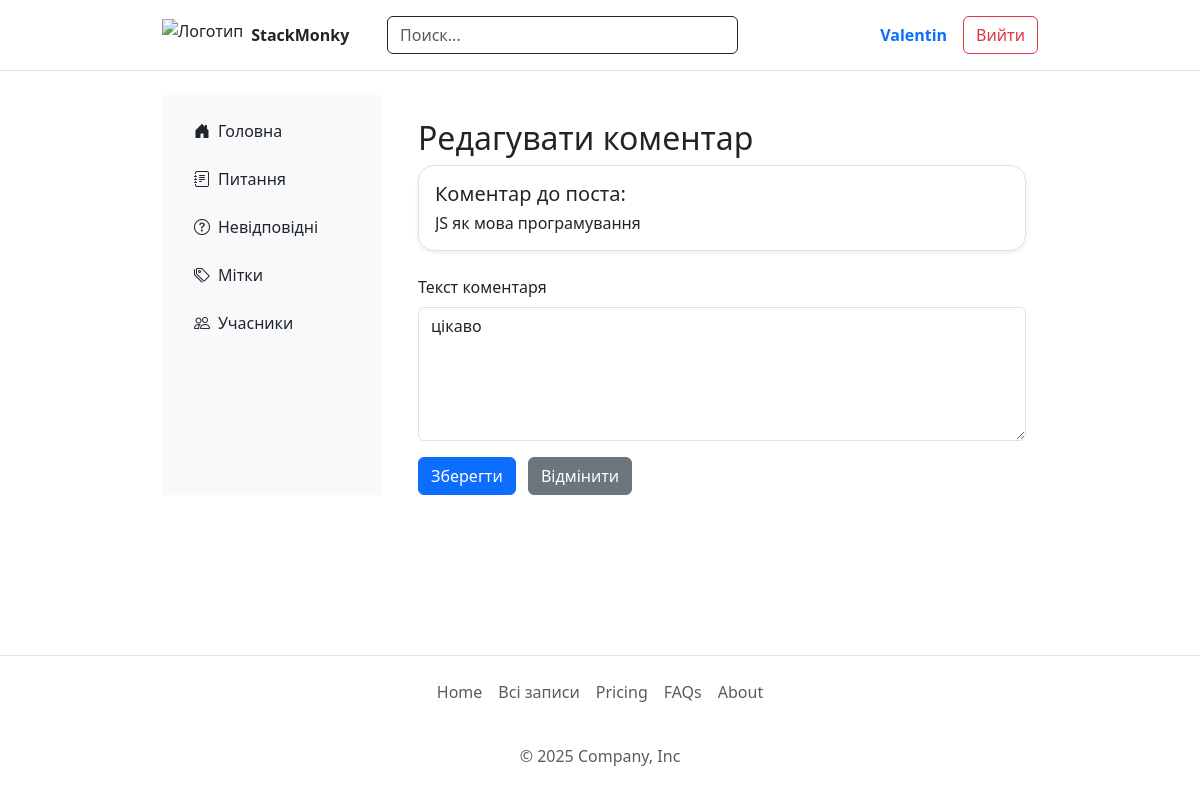
The page /comment/1/edit (signed in) on the database its author committed.
### main/models.py (models this page shows, shortened)
class User(db.Model, UserMixin):
    id = db.Column(db.Integer, primary_key=True)
    about = db.Column(db.Text, default='', nullable=False)
    username = db.Column(db.String(64), unique=True, nullable=False)
    email = db.Column(db.String(120), unique=True, nullable=False)
    password_hash = db.Column(db.String(128), nullable=False)
    is_admin = db.Column(db.Boolean, default=False)
    avatar_url = db.Column(db.String(255), default='default_avatar.png')
    preferred_lang = db.Column(db.String(10), default='uk', nullable=False)
    description = db.Column(db.Text, default='', nullable=False)
    last_seen = db.Column(db.DateTime, default=datetime.utcnow)
    is_online = db.Column(db.Boolean, default=False)
    reputation = db.Column(db.Integer, default=0)
    discord = db.Column(db.String(100), nullable=True)
    location = db.Column(db.String(100), nullable=True)
    membership_duration = db.Column(db.String(100), nullable=True)  # Например, "7 лет 9 месяцев"
    about_section = db.Column(db.Text, default='', nullable=True)   # Блок "о себе"
    welcome_section = db.Column(db.Text, default='', nullable=True) # Приветственный текст
    comment_votes = db.relationship('CommentVote', back_populates='user', cascade='all, delete-orphan')

class Post(db.Model):
    id = db.Column(db.Integer, primary_key=True)
    title = db.Column(db.String(100), nullable=False)
    text = db.Column(db.Text, nullable=False)
    likes = db.Column(db.Integer, default=0)
    dislikes = db.Column(db.Integer, default=0)
    votes = db.Column(db.Integer, default=0)
    created_at = db.Column(db.DateTime, default=datetime.utcnow)
    tags = db.relationship('Tag', secondary='post_tags', back_populates='posts')
    views = db.Column(db.Integer, default=0)
    image_filename = db.Column(db.String(255))
    author_id = db.Column(db.Integer, db.ForeignKey('user.id'))
    author = db.relationship('User', backref='posts')
    comments = db.relationship('Comment', back_populates='post', lazy=True, overlaps="comments,post")

class Comment(db.Model):
    __tablename__ = 'comment'
    id = db.Column(db.Integer, primary_key=True)
    text = db.Column(db.Text, nullable=False)
    created_at = db.Column(db.DateTime, default=datetime.utcnow, nullable=False)
    post_id = db.Column(db.Integer, db.ForeignKey('post.id'), nullable=False)
    user_id = db.Column(db.Integer, db.ForeignKey('user.id'), nullable=False)
    user = db.relationship('User', backref='comments')
    post = db.relationship('Post', back_populates='comments', overlaps="comments,post")
    votes = db.relationship('CommentVote', back_populates='comment', cascade='all, delete-orphan')

### main/routes/main_routes.py (the view)
@main_bp.route('/comment/<int:comment_id>/edit', methods=['GET', 'POST'])
@login_required
def edit_comment(comment_id):
    comment = Comment.query.get_or_404(comment_id)
    if comment.user_id != current_user.id:
        flash('У вас немає прав редагувати цей коментар.', 'danger')
        return redirect(url_for('main.post_detail', post_id=comment.post_id))
    form = EditCommentForm()
    if form.validate_on_submit():
        comment.text = form.text.data
        db.session.commit()
        flash('Коментар успішно оновлено.', 'success')
        return redirect(url_for('main.user_activity', user_id=current_user.id))
    elif request.method == 'GET':
        form.text.data = comment.text
    return render_template('edit_comment.html', form=form, comment=comment)

### main/forms.py
class EditCommentForm(FlaskForm):
    text = TextAreaField('Текст коментаря', validators=[DataRequired()])
    submit = SubmitField('Зберегти')

### main/__init__.py (called while the page is built)
@login_manager.user_loader
def load_user(user_id):
    from main.models import User
    return User.query.get(int(user_id))

def get_locale():
    if current_user.is_authenticated and current_user.preferred_lang:
        return current_user.preferred_lang
    if 'lang' in session:
        return session['lang']
    return request.accept_languages.best_match(['uk', 'en'])

### main/routes/main_routes.py (called while the page is built)
@main_bp.before_request
def update_last_seen():
    if current_user.is_authenticated:
        now = datetime.utcnow()
        last_seen = current_user.last_seen or datetime(2000, 1, 1)
        if now - last_seen > timedelta(minutes=1):
            current_user.last_seen = now
            current_user.is_online = True
            try:
                db.session.commit()
            except Exception:
                db.session.rollback()

### main/templates/edit_comment.html (shortened to what this page needs)
{% extends 'base.html' %}
{% block content %}
<div class="container mt-4">
  <h2>Редагувати коментар</h2>
  <div class="mb-4 p-3 border rounded-4 shadow-sm">
    <h5>Коментар до поста:</h5>
    <div class="h6 mb-0" style="color: inherit; white-space: nowrap; overflow: hidden; text-overflow: ellipsis;">
      {{ comment.post.title }}
    </div>
  </div>
  <form method="POST">
    <div class="mb-3">
      {{ form.text.label(class="form-label") }}
      {{ form.text(class="form-control", rows=5) }}
    </div>
    <button type="submit" class="btn btn-primary">Зберегти</button>
    <a href="{{ url_for('main.user_activity', user_id=current_user.id) }}" class="btn btn-secondary ms-2">Відмінити</a>
  </form>
</div>
{% endblock %}

### main/templates/base.html (shortened to what this page needs)
<!DOCTYPE html>
<html lang="{{ get_locale() }}">
<head>
  <link href="https://cdn.jsdelivr.net/npm/bootstrap@5.3.5/dist/css/bootstrap.min.css" rel="stylesheet" />
  <link href="https://cdn.jsdelivr.net/npm/bootstrap-icons@1.10.5/font/bootstrap-icons.css" rel="stylesheet" />
  <link rel="stylesheet" href="{{ url_for('main.static', filename='css/main.css') }}" />
</head>
<body class="d-flex flex-column min-vh-100">
  <div class="flex-grow-1">
    <header class="p-3 text-bg-white border-bottom">
      <div class="container">
        <div class="row align-items-center justify-content-between">
          <div class="col-md-3 d-flex align-items-center">
            <a href="{{ url_for('main.index') }}" class="d-flex align-items-center text-dark text-decoration-none">
              <img src="{{ url_for('main.static', filename='image/icon.png') }}" alt="Логотип" class="me-2" style="height: 32px;" />
              <span class="fw-bold">StackMonky</span>
            </a>
          </div>
          <div class="col-md-5">
            <form class="d-flex" role="search" action="{{ url_for('main.posts') }}" method="GET">
              <input
                type="search"
                name="q"
                class="form-control text-bg-white border-dark"
                placeholder="{{ _('Поиск...') }}"
                aria-label="Search"
                value="{{ request.args.get('q', '') }}"
              />
            </form>
          </div>
          <div class="col-md-4 d-flex align-items-center justify-content-end gap-2">
            {% if current_user.is_authenticated %}
              <a href="{{ url_for('main.profile', user_id=current_user.id) }}" class="me-2 text-decoration-none fw-semibold">
                {{ current_user.username }}
              </a>
              <a href="{{ url_for('main.logout') }}" class="btn btn-outline-danger">{{ _('Вийти') }}</a>
            {% else %}
              <a href="{{ url_for('main.login') }}" class="btn btn-outline-primary">{{ _('Login') }}</a>
              <a href="{{ url_for('main.register') }}" class="btn btn-warning">{{ _('Реєстрація') }}</a>
            {% endif %}
          </div>
        </div>
      </div>
    </header>
    <main class="container d-flex mt-4">
      {% if request.endpoint not in ['main.login', 'main.register'] %}
        <aside class="bg-light p-3 me-4" style="width: 220px;">
          <ul class="nav flex-column">
            <li class="nav-item mb-2">
              <a href="{{ url_for('main.index') }}" class="nav-link {% if request.endpoint == 'main.index' %}active{% endif %} text-dark d-flex align-items-center">
                <i class="bi bi-house-door-fill me-2"></i> {{ _('Головна') }}
              </a>
            </li>
            <li class="nav-item mb-2">
              <a href="{{ url_for('main.posts') }}" class="nav-link {% if request.endpoint == 'main.posts' %}active{% endif %} text-dark d-flex align-items-center">
                <i class="bi bi-journal-text me-2"></i> {{ _('Питання') }}
              </a>
            </li>
            <li class="nav-item mb-2">
              <a href="{{ url_for('main.unanswered') }}" class="nav-link text-dark d-flex align-items-center">
                <i class="bi bi-question-circle me-2"></i> {{ _('Невідповідні') }}
              </a>
            <li class="nav-item mb-2">
              <a href="{{ url_for('main.tags') }}" class="nav-link {% if request.endpoint == 'main.tags' %}active{% endif %} text-dark d-flex align-items-center">
                <i class="bi bi-tags me-2"></i> {{ _('Мітки') }}
              </a>
            </li>
            <li class="nav-item mb-2">
              <a href="#" class="nav-link text-dark d-flex align-items-center">
                <i class="bi bi-people me-2"></i> {{ _('Учасники') }}
              </a>
            </li>
          </ul>
        </aside>
      {% endif %}
      <div class="flex-grow-1">
        {% block content %}{% endblock %}
      </div>
    </main>
  </div>
  <footer class="py-3 border-top mt-auto">
    <div class="container">
      <ul class="nav justify-content-center pb-3 mb-3">
        <li class="nav-item"><a href="{{ url_for('main.posts') }}" class="nav-link px-2 text-body-secondary">{{ _('Home') }}</a></li>
        <li class="nav-item"><a href="{{ url_for('main.create') }}" class="nav-link px-2 text-body-secondary">{{ _('Всі записи') }}</a></li>
        <li class="nav-item"><a href="#" class="nav-link px-2 text-body-secondary">{{ _('Pricing') }}</a></li>
        <li class="nav-item"><a href="#" class="nav-link px-2 text-body-secondary">{{ _('FAQs') }}</a></li>
        <li class="nav-item"><a href="#" class="nav-link px-2 text-body-secondary">{{ _('About') }}</a></li>
      </ul>
      <p class="text-center text-body-secondary">© 2025 Company, Inc</p>
    </div>
  </footer>
</body>
</html>

### main/static/css/main.css (style rules this page uses)
header { position: sticky; top: 0; z-index: 1000; background: #fff; }
.container { width: 100%; max-width: 900px; }

### rows shown on the page
User: username "Valentin"
Post: post "JS як мова програмування"
Comment: text "цікаво"
